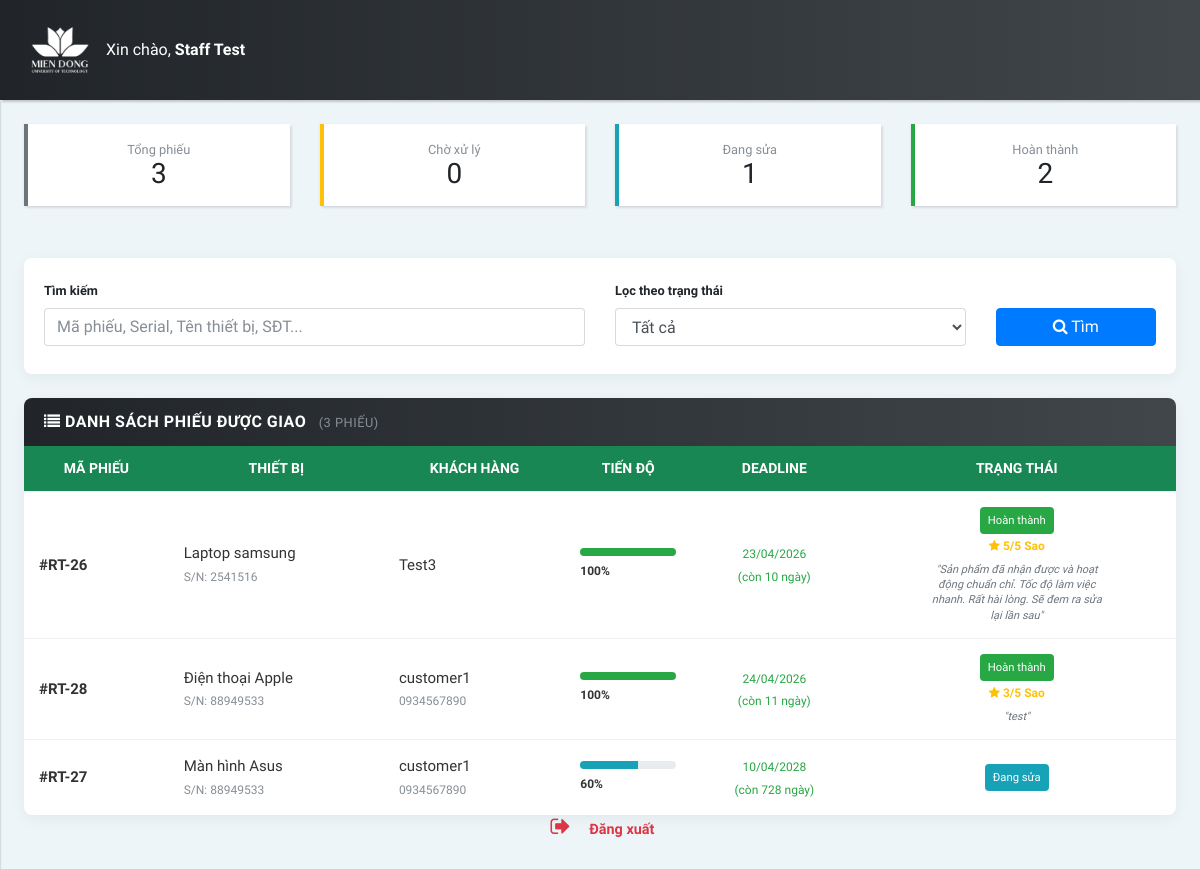
The app's page /frontend/admin/tracuu_staff.php (signed in) with its own data.
### tables this page shows
CREATE TABLE `repair_tickets` (
  `id` int(11) NOT NULL,
  `device_id` int(11) DEFAULT NULL,
  `device_name` varchar(150) DEFAULT NULL,
  `reported_serial` varchar(100) DEFAULT NULL,
  `customer_id` int(11) NOT NULL,
  `assigned_to` int(11) DEFAULT NULL,
  `user_id` int(11) DEFAULT NULL,
  `received_date` date DEFAULT NULL,
  `assigned_date` date DEFAULT NULL,
  `due_date` date DEFAULT NULL,
  `description` text DEFAULT NULL,
  `status` enum('pending','repairing','completed','cancelled') DEFAULT 'pending',
  `progress` int(3) NOT NULL DEFAULT 0,
  `created_at` timestamp NOT NULL DEFAULT current_timestamp(),
  `updated_at` timestamp NOT NULL DEFAULT current_timestamp() ON UPDATE current_timestamp()
);

CREATE TABLE `customers` (
  `id` int(11) NOT NULL,
  `name` varchar(150) NOT NULL,
  `phone` varchar(50) DEFAULT NULL,
  `email` varchar(150) NOT NULL,
  `password` varchar(255) NOT NULL,
  `address` text DEFAULT NULL,
  `created_at` timestamp NOT NULL DEFAULT current_timestamp(),
  `updated_at` timestamp NOT NULL DEFAULT current_timestamp() ON UPDATE current_timestamp()
);

CREATE TABLE `repair_reviews` (
  `id` int(11) NOT NULL,
  `repair_ticket_id` int(11) NOT NULL,
  `customer_id` int(11) NOT NULL,
  `rating` tinyint(1) NOT NULL CHECK (`rating` between 1 and 5),
  `comment` text DEFAULT NULL,
  `created_at` timestamp NOT NULL DEFAULT current_timestamp()
);

### frontend/admin/tracuu_staff.php (the view, shortened to what this page needs)
<?php
require_once "../../backend/config/database.php";
$currentUserId = intval($_SESSION['user_id']);
$stmt_stats = mysqli_prepare($conn,
    "SELECT
        COUNT(*) as total,
        SUM(status = 'repairing') as doing,
        SUM(status = 'completed') as done,
        SUM(status = 'pending') as pending
     FROM repair_tickets WHERE user_id = ?");
mysqli_stmt_bind_param($stmt_stats, "i", $currentUserId);
mysqli_stmt_execute($stmt_stats);
$stats = mysqli_fetch_assoc(mysqli_stmt_get_result($stmt_stats));
$search = trim($_GET['q'] ?? '');
$filter = $_GET['filter'] ?? 'all';
$today = date('Y-m-d');
$sql = "SELECT rt.id, rt.status, rt.progress, rt.due_date, rt.assigned_date,
               rt.description,
               COALESCE(d.name, rt.device_name) AS device_name,
               COALESCE(d.serial_number, rt.reported_serial) AS serial_number,
               c.name AS customer_name, c.phone,
               u.name AS staff_name,
               rr.rating, rr.comment
        FROM repair_tickets rt
        LEFT JOIN repair_reviews rr ON rt.id = rr.repair_ticket_id
        LEFT JOIN devices d ON d.id = rt.device_id
        JOIN customers c ON c.id = rt.customer_id
        LEFT JOIN users u ON u.id = rt.user_id
        WHERE rt.user_id = ?";
$params = [$currentUserId];
$types  = "i";
$sql .= " ORDER BY
    CASE WHEN rt.due_date IS NOT NULL AND rt.due_date < '$today' AND rt.status NOT IN ('completed','cancelled') THEN 0 ELSE 1 END,
    rt.due_date ASC, rt.id DESC";
$stmt = mysqli_prepare($conn, $sql);
mysqli_stmt_bind_param($stmt, $types, ...$params);
mysqli_stmt_execute($stmt);
$search_results = mysqli_fetch_all(mysqli_stmt_get_result($stmt), MYSQLI_ASSOC);
?>
<!DOCTYPE html>
<html lang="vi">
<head>
    <link rel="stylesheet" href="css/bootstrap.min.css">
    <link rel="stylesheet" href="font-awesome-4.7.0/css/font-awesome.min.css">
    <link rel="stylesheet" href="css/style.default.css">
    <link rel="stylesheet" href="css/style.css">
</head>
<body>
<header class="header">
    <nav class="navbar navbar-expand-lg">
        <div class="container-fluid">
            <div class="navbar-holder d-flex align-items-center justify-content-between">
                <div class="navbar-header d-flex align-items-center w-100">
                    <a href="nhanvien.php" class="navbar-brand">
                        <div class="brand-text brand-big hidden-lg-down">
                            <img src="img/logo.png" width="60" alt="Logo" class="img-fluid">
                        </div>
                    </a>
                    <ul class="nav-menu list-unstyled d-flex flex-md-row align-items-md-center mb-0" style="margin-left:auto;gap:20px;">
                        <li class="nav-item text-white">
                            Xin chào, <strong><?= htmlspecialchars($_SESSION['name'] ?? 'Staff') ?></strong>
                        </li>
                    </ul>
                </div>
            </div>
        </div>
    </nav>
</header>
<div class="page-content d-flex align-items-stretch">
    <nav class="side-navbar">
        <div style="position:absolute;bottom:20px;left:0;right:0;padding:0 10px;">
            <a href="#" onclick="logoutStaff(); return false;"
               class="d-block py-2 px-3 text-danger font-weight-bold">
                <i class="fa fa-sign-out"></i> Đăng xuất
            </a>
        </div>
    </nav>
    <div class="content-inner w-100 p-4">
        <div class="row mb-4">
            <div class="col-6 col-md-3 mb-2">
                <div class="card p-3 text-center" style="border-left:4px solid #6c757d;">
                    <small class="text-muted">Tổng phiếu</small>
                    <h3 class="mb-0"><?= intval($stats['total']) ?></h3>
                </div>
            </div>
            <div class="col-6 col-md-3 mb-2">
                <div class="card p-3 text-center" style="border-left:4px solid #ffc107;">
                    <small class="text-muted">Chờ xử lý</small>
                    <h3 class="mb-0"><?= intval($stats['pending']) ?></h3>
                </div>
            </div>
            <div class="col-6 col-md-3 mb-2">
                <div class="card p-3 text-center" style="border-left:4px solid #17a2b8;">
                    <small class="text-muted">Đang sửa</small>
                    <h3 class="mb-0"><?= intval($stats['doing']) ?></h3>
                </div>
            </div>
            <div class="col-6 col-md-3 mb-2">
                <div class="card p-3 text-center" style="border-left:4px solid #28a745;">
                    <small class="text-muted">Hoàn thành</small>
                    <h3 class="mb-0"><?= intval($stats['done']) ?></h3>
                </div>
            </div>
        </div>
        <div class="card card-idt-main mb-4">
            <div class="card-body">
                <form method="GET" class="row align-items-end">
                    <div class="col-md-6 mb-2">
                        <label class="small font-weight-bold">Tìm kiếm</label>
                        <input type="text" name="q" class="form-control"
                               placeholder="Mã phiếu, Serial, Tên thiết bị, SĐT..."
                               value="<?= htmlspecialchars($search) ?>">
                    </div>
                    <div class="col-md-4 mb-2">
                        <label class="small font-weight-bold">Lọc theo trạng thái</label>
                        <select name="filter" class="form-control">
                            <option value="all"      <?= $filter==='all'?'selected':'' ?>>Tất cả</option>
                        </select>
                    </div>
                    <div class="col-md-2 mb-2">
                        <button type="submit" class="btn btn-primary btn-block">
                            <i class="fa fa-search"></i> Tìm
                        </button>
                    </div>
                </form>
            </div>
        </div>
        <div class="card card-idt-main">
            <div class="card-header-idt">
                <h4 class="title-idt">
                    <i class="fa fa-list"></i>
                    <?= $search ? 'Kết quả tìm kiếm' : 'Danh sách phiếu được giao' ?>
                    <small class="text-muted ml-2">(<?= count($search_results) ?> phiếu)</small>
                </h4>
            </div>
            <div class="card-body no-padding">
                <div class="table-responsive">
                    <table class="table idt-table-report table-hover mb-0">
                        <thead>
                            <tr>
                                <th>Mã phiếu</th>
                                <th>Thiết bị</th>
                                <th>Khách hàng</th>
                                <th>Tiến độ</th>
                                <th class="text-center">Deadline</th>
                                <th class="text-center">Trạng thái</th>
                            </tr>
                        </thead>
                        <tbody>
                            <?php if (empty($search_results)): ?>
                                <tr><td colspan="6" class="text-center text-muted py-4">Không có phiếu nào.</td></tr>
                            <?php else: ?>
                                <?php foreach ($search_results as $r):
                                    $badge = 'badge-secondary'; $label = 'Chờ xử lý';
                                    if ($r['status']==='repairing') { $badge='badge-info'; $label='Đang sửa'; }
                                    if ($r['status']==='completed') { $badge='badge-success'; $label='Hoàn thành'; }
                                    $reviewHtml = '';
                                    if ($r['status'] === 'completed' && !empty($r['rating'])) {
                                        $reviewHtml = "<br><small class='text-warning font-weight-bold'><i class='fa fa-star'></i> {$r['rating']}/5 Sao</small>";
                                        if (!empty($r['comment'])) {
                                            $reviewHtml .= "<div class='review-comment-box'>\"" . htmlspecialchars($r['comment']) . "\"</div>";
                                        }
                                    }
                                    $deadlineHtml = '<span class="text-muted">—</span>';
                                    if ($r['due_date']) {
                                        $due = new DateTime($r['due_date']);
                                        $now = new DateTime($today);
                                        $diff = (int)$now->diff($due)->format('%r%a');
                                        $fmt  = $due->format('d/m/Y');
                                        if ($diff < 0 && !in_array($r['status'], ['completed','cancelled'])) {
                                            $deadlineHtml = "<span class='badge badge-danger p-1'>⚠ Quá hạn ".abs($diff)." ngày<br>$fmt</span>";
                                        } elseif ($diff <= 2) {
                                            $deadlineHtml = "<span class='badge badge-warning p-1'>🔔 Còn $diff ngày<br>$fmt</span>";
                                        } else {
                                            $deadlineHtml = "<small class='text-success'>$fmt<br>(còn $diff ngày)</small>";
                                        }
                                    }
                                    $bar = intval($r['progress']);
                                    $barColor = $bar >= 90 ? 'bg-success' : ($bar < 30 ? 'bg-danger' : 'bg-info');
                                ?>
                                <tr>
                                    <td><strong>#RT-<?= $r['id'] ?></strong></td>
                                    <td>
                                        <?= htmlspecialchars($r['device_name']) ?><br>
                                        <small class="text-muted">S/N: <?= htmlspecialchars($r['serial_number'] ?? '—') ?></small>
                                    </td>
                                    <td>
                                        <?= htmlspecialchars($r['customer_name']) ?><br>
                                        <small class="text-muted"><?= htmlspecialchars($r['phone']) ?></small>
                                    </td>
                                    <td class="align-middle">
                                        <div class="progress" style="height:8px;margin-bottom:3px;">
                                            <div class="progress-bar <?= $barColor ?>" style="width:<?= $bar ?>%"></div>
                                        </div>
                                        <small class="font-weight-bold"><?= $bar ?>%</small>
                                    </td>
                                    <td class="text-center"><?= $deadlineHtml ?></td>
                                    <td class="text-center">
                                        <span class="badge <?= $badge ?> p-2"><?= $label ?></span>
                                        <?= $reviewHtml ?>
                                    </td>
                                </tr>
                                <?php endforeach; ?>
                            <?php endif; ?>
                        </tbody>
                    </table>
                </div>
            </div>
        </div>
    </div>
</div>
</body>
</html>

### frontend/admin/css/style.default.css (style rules this page uses)
body { font-family: 'Roboto Condensed', sans-serif; overflow-x: hidden; }
a, i, span { display: inline-block; text-decoration: none; transition: all 0.3s; }
ul { margin: 0; padding: 0; }
.container-fluid { padding: 0 30px; }
table { font-size: 0.9em; color: #666; }
.content-inner { padding:25px; width: calc(100% - 250px); background: #EEF5F9; }
button, input { outline: none !important; }
.card { border-radius: 0; border: none; margin-bottom: 20px; box-shadow: 2px 2px 2px rgba(0, 0, 0, 0.1), -1px 0 2px rgba(0, 0, 0, 0.05); }
.card-body { padding: 20px; }
.no-padding { padding: 0 !important; }
.badge { font-weight: 400; }
nav.side-navbar { background: #fff; min-width: 250px; max-width: 250px; color: #686a76; box-shadow: 1px 1px 1px rgba(0, 0, 0, 0.1); z-index: 999; }
nav.side-navbar a { color: inherit; position: relative; font-size: 0.9em; }
nav.side-navbar a i { font-size: 1.5em; width: 30px; margin-right: 10px; transition: none; }
@media (max-width: 1200px) { nav.side-navbar { margin-left: -90px; min-width: 90px; max-width: 90px; text-align: center; } }
@media (max-width: 1200px) { .content-inner { width: 100%; } }
nav.navbar { background: linear-gradient(to left, #41464b, #212529); padding-top: 15px; padding-bottom: 15px; color: #fff; position: relative; border-radius: 0; box-shadow: 2px 2px 2px rgba(0, 0, 0, 0.2); z-index: 9999; padding-left: 0; padding-right: 0; }
nav.navbar a { color: inherit; }
nav.navbar .container-fluid { width: 100%; }

### frontend/admin/css/style.css (style rules this page uses)
.card-idt-main { border: none; box-shadow: 0 4px 15px rgba(0, 0, 0, 0.05); border-radius: 8px; margin-bottom: 30px; background: #fff; overflow: hidden; }
.card-header-idt { background: linear-gradient(to left, #41464b, #212529) !important; padding: 15px 20px !important; display: flex; justify-content: space-between; align-items: center; }
.card-header-idt .title-idt { margin: 0; color: #fff !important; font-size: 16px !important; font-weight: bold !important; text-transform: uppercase; letter-spacing: 0.5px; }
.card-body.no-padding { padding: 0; }
.idt-table-report { width: 100% !important; border-collapse: collapse; margin-bottom: 0; }
.idt-table-report thead th { background-color: #198754 !important; color: #fff !important; font-size: 14px !important; padding: 12px 15px !important; border: none !important; text-transform: uppercase; text-align: center; vertical-align: middle; }
.idt-table-report tbody td { font-size: 15px !important; padding: 15px !important; vertical-align: middle !important; color: #333; border-top: 1px solid #f1f1f1; }
.review-comment-box { display: block; max-width: 180px; margin: 5px auto 0; white-space: normal; word-wrap: break-word; overflow-wrap: break-word; font-size: 11px; line-height: 1.4; color: #6c757d; font-style: italic; }

### records on screen
repair_tickets: id "26", device_name "Laptop samsung", serial_number "2541516", customer.name "Test3", progress "100", due_date "23/04/2026", status "Hoàn thành", repair_reviews.rating "5", repair_reviews.comment "Sản phẩm đã nhận được và hoạt động chuẩn chỉ. Tốc độ làm việc nhanh. Rất hài lòng. Sẽ đem ra sửa lại lần sau"
repair_tickets: id "28", device_name "Điện thoại Apple", serial_number "88949533", customer.name "customer1", customer.phone "0934567890", progress "100", due_date "24/04/2026", status "Hoàn thành", repair_reviews.rating "3", repair_reviews.comment "test"
repair_tickets: id "27", device_name "Màn hình Asus", serial_number "88949533", customer.name "customer1", customer.phone "0934567890", progress "60", due_date "10/04/2028", status "Đang sửa"

### other values on screen
$_SESSION['name'] "Staff Test"
$stats['total'] "3"
$stats['pending'] "0"
$stats['doing'] "1"
$stats['done'] "2"
count($search_results) "3"
